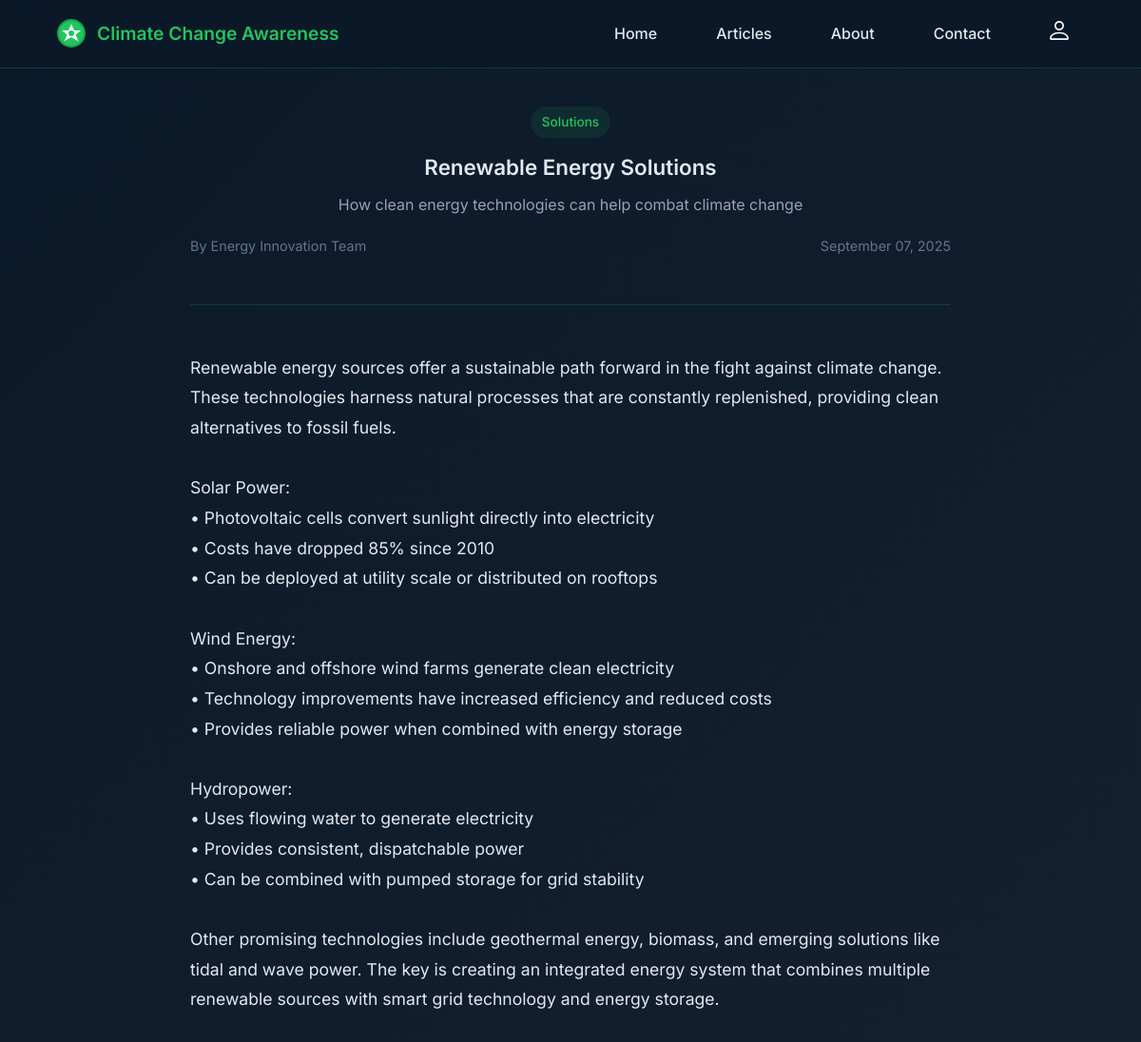
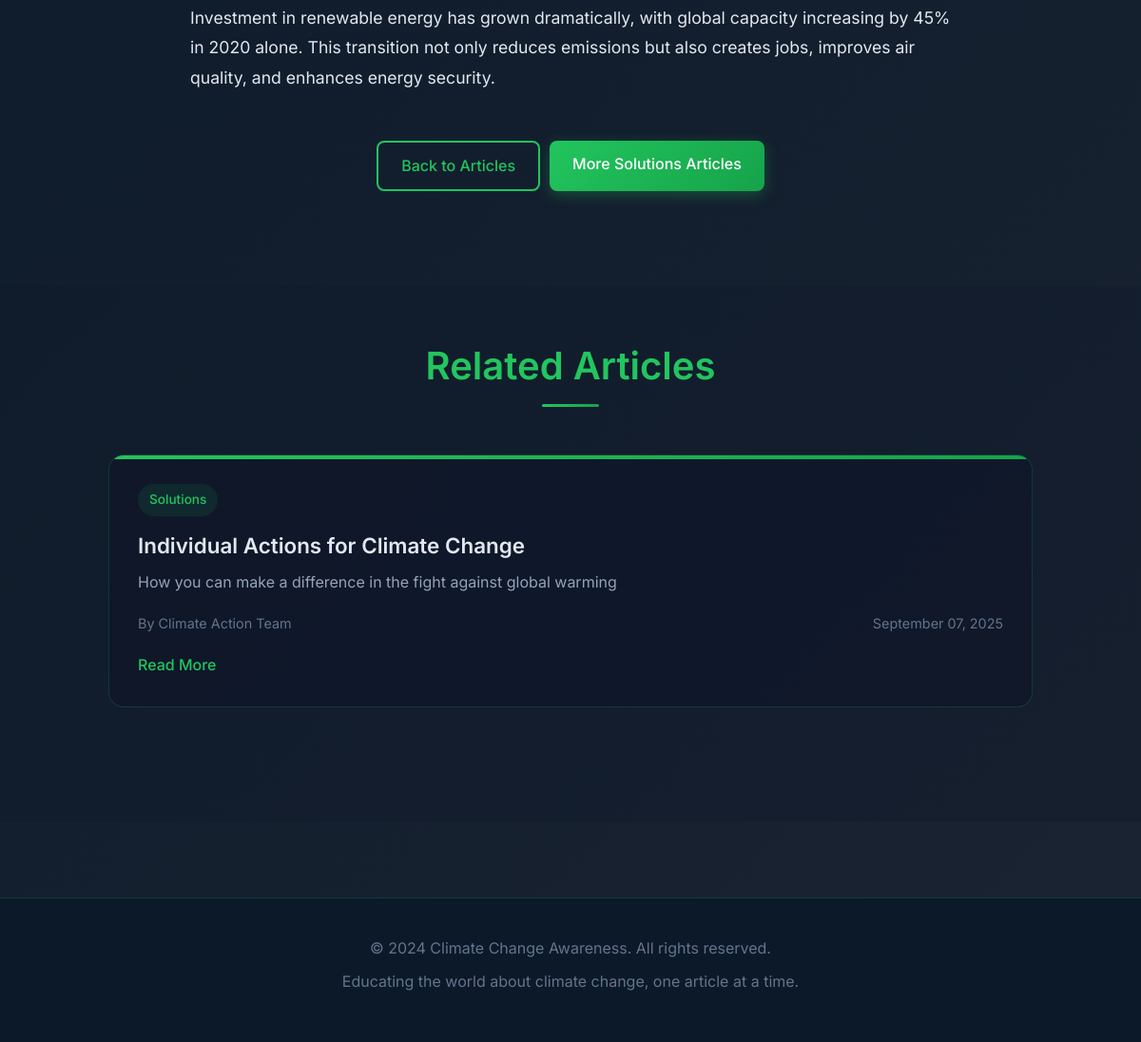
The app's page /article/2 with its own data (2 pictures, top to bottom).
### main.py (models this page shows, shortened)
class ClimateArticle(db.Model):
    id = db.Column(db.Integer, primary_key=True)
    title = db.Column(db.String(200), nullable=False)
    subtitle = db.Column(db.String(500), nullable=False)
    content = db.Column(db.Text, nullable=False)
    category = db.Column(db.String(50), nullable=False)  # e.g., "Science", "Solutions", "Impact"
    date_created = db.Column(db.DateTime, default=datetime.utcnow)
    author = db.Column(db.String(100), nullable=False, default="Climate Team")

### main.py (the view)
@app.route('/article/<int:id>')
def article(id):
    article = ClimateArticle.query.get_or_404(id)
    related_articles = ClimateArticle.query.filter(
        ClimateArticle.category == article.category,
        ClimateArticle.id != id
    ).limit(3).all()
    return render_template('article.html', article=article, related_articles=related_articles)

### templates/article.html (shortened to what this page needs)
<!doctype html>
<html lang="en">
<head>
  <link rel="stylesheet" href="../static/css/style.css">
</head>
<body>
  <header class="header">
    <div class="logo-container">
      <img src="../static/img/climate-logo.svg" alt="Climate Logo" width="30" height="30">
      <span class="logo-text">Climate Change Awareness</span>
    </div>
    <nav class="main-nav">
      <ul class="main-list">
        <li class="list__item"><a href="/">Home</a></li>
        <li class="list__item"><a href="/articles">Articles</a></li>
        <li class="list__item"><a href="/about">About</a></li>
        <li class="list__item"><a href="/contact">Contact</a></li>
        <li class="list__item">
          <a href="/login">
            <img src="../static/img/login.svg" alt="login" width="20" height="20">
          </a>
        </li>
      </ul>
    </nav>
  </header>
  <main>
    <article class="article-detail">
      <div class="article-header">
        <div class="article-category">{{ article.category }}</div>
        <h1 class="article-title">{{ article.title }}</h1>
        <p class="article-subtitle">{{ article.subtitle }}</p>
        <div class="article-meta">
          <span class="article-author">By {{ article.author }}</span>
          <span class="article-date">{{ article.date_created.strftime('%B %d, %Y') }}</span>
        </div>
      </div>
      <div class="article-content">
        {{ article.content | replace('\n', '<br>') | safe }}
      </div>
      <div class="article-actions">
        <a href="/articles" class="btn btn-secondary">Back to Articles</a>
        <a href="/articles?category={{ article.category }}" class="btn btn-primary">More {{ article.category }} Articles</a>
      </div>
    </article>
    {% if related_articles %}
    <section class="related-articles">
      <h2 class="section-title">Related Articles</h2>
      <div class="articles-grid">
        {% for related_article in related_articles %}
        <article class="article-card">
          <div class="article-category">{{ related_article.category }}</div>
          <h3 class="article-title">{{ related_article.title }}</h3>
          <p class="article-subtitle">{{ related_article.subtitle }}</p>
          <div class="article-meta">
            <span class="article-author">By {{ related_article.author }}</span>
            <span class="article-date">{{ related_article.date_created.strftime('%B %d, %Y') }}</span>
          </div>
          <a href="/article/{{ related_article.id }}" class="article-link">Read More</a>
        </article>
        {% endfor %}
      </div>
    </section>
    {% endif %}
  </main>
  <footer class="footer">
    <div class="footer-content">
      <p>&copy; 2024 Climate Change Awareness. All rights reserved.</p>
      <p>Educating the world about climate change, one article at a time.</p>
    </div>
  </footer>
</body>
</html>

### static/css/style.css (style rules this page uses)
body { margin: 0; padding: 0; font-family: 'Inter', sans-serif; font-size: 16px; line-height: 1.6; background: linear-gradient(135deg, #0a1929 0%, #1a2332 100%); color: #e2e8f0; min-height: 100vh; }
h1, h2, h3, h4, h5, h6 { margin: 0; font-weight: 600; line-height: 1.2; }
h1 { font-size: 2.5rem; }
h2 { font-size: 2rem; }
h3 { font-size: 1.5rem; }
p { margin: 0 0 1rem 0; }
img { object-fit: contain; }
a { text-decoration: none; color: inherit; transition: all 0.3s ease; }
ul { list-style: none; margin: 0; padding: 0; }
.btn { display: inline-block; padding: 12px 24px; border-radius: 8px; font-weight: 500; text-align: center; transition: all 0.3s ease; cursor: pointer; border: none; font-size: 16px; }
.btn-primary { background: linear-gradient(135deg, #22c55e, #16a34a); color: white; box-shadow: 0 4px 15px rgba(34, 197, 94, 0.3); }
.btn-secondary { background: transparent; color: #22c55e; border: 2px solid #22c55e; }
.header { display: flex; justify-content: space-between; align-items: center; padding: 20px 5%; background: rgba(10, 25, 41, 0.9); backdrop-filter: blur(10px); border-bottom: 1px solid rgba(34, 197, 94, 0.2); position: sticky; top: 0; z-index: 100; }
.logo-container { display: flex; align-items: center; gap: 12px; }
.logo-text { font-size: 1.2rem; font-weight: 600; color: #22c55e; }
.main-nav { display: flex; }
.main-list { display: flex; align-items: center; gap: 30px; }
.list__item a { color: #e2e8f0; font-weight: 500; padding: 8px 16px; border-radius: 6px; transition: all 0.3s ease; }
.section-title { font-size: 2.5rem; text-align: center; color: #22c55e; margin-bottom: 50px; position: relative; }
.section-title::after { content: ''; display: block; width: 60px; height: 3px; background: linear-gradient(90deg, #22c55e, #16a34a); margin: 16px auto 0; border-radius: 2px; }
.articles-grid { display: grid; grid-template-columns: repeat(auto-fit, minmax(350px, 1fr)); gap: 30px; padding: 0 5%; margin-bottom: 60px; }
.article-card { background: rgba(15, 23, 42, 0.8); border-radius: 16px; padding: 30px; border: 1px solid rgba(34, 197, 94, 0.2); transition: all 0.3s ease; position: relative; overflow: hidden; }
.article-card::before { content: ''; position: absolute; top: 0; left: 0; right: 0; height: 4px; background: linear-gradient(90deg, #22c55e, #16a34a); }
.article-category { display: inline-block; background: rgba(34, 197, 94, 0.1); color: #22c55e; padding: 6px 12px; border-radius: 20px; font-size: 0.85rem; font-weight: 500; margin-bottom: 16px; }
.article-title { font-size: 1.4rem; font-weight: 600; color: #e2e8f0; margin-bottom: 12px; line-height: 1.3; }
.article-subtitle { color: #94a3b8; font-size: 1rem; line-height: 1.5; margin-bottom: 20px; }
.article-meta { display: flex; justify-content: space-between; align-items: center; font-size: 0.9rem; color: #64748b; margin-bottom: 20px; }
.article-link { color: #22c55e; font-weight: 500; text-decoration: none; transition: all 0.3s ease; }
.article-detail { max-width: 800px; margin: 0 auto; padding: 40px 5%; }
.article-header { text-align: center; margin-bottom: 50px; padding-bottom: 30px; border-bottom: 1px solid rgba(34, 197, 94, 0.2); }
.article-content { font-size: 1.1rem; line-height: 1.8; color: #e2e8f0; margin-bottom: 50px; }
.article-actions { display: flex; gap: 20px; justify-content: center; margin-bottom: 60px; }
.related-articles { padding: 60px 5%; background: rgba(15, 23, 42, 0.3); }
.article-actions { display: flex; gap: 10px; }
.footer { background: rgba(10, 25, 41, 0.9); padding: 40px 5%; text-align: center; border-top: 1px solid rgba(34, 197, 94, 0.2); margin-top: 80px; }
.footer-content p { color: #64748b; margin-bottom: 10px; }

### records on screen
ClimateArticle: category "Solutions", title "Renewable Energy Solutions", subtitle "How clean energy technologies can help combat climate change", author "Energy Innovation Team", date_created "September 07, 2025", content "Renewable energy sources offer a sustainable path forward in the fight against climate change. These technologies harness natural processes that are constantly replenished, providing clean alternatives to fossil fuels. Solar Power: • Photovoltaic cells convert sunlight directly into electricity • Costs have dropped 85% since 2010 • Can be deployed at utility scale or distributed on rooftops Wind Energy: • Onshore and offshore wind farms generate clean electricity • Technology improvements have increased efficiency and reduced costs • Provides reliable power when combined with energy storage Hydropower: • Uses flowing water to generate electricity • Provides consistent, dispatchable power •…"
ClimateArticle: category "Solutions", title "Individual Actions for Climate Change", subtitle "How you can make a difference in the fight against global warming", author "Climate Action Team", date_created "September 07, 2025"
